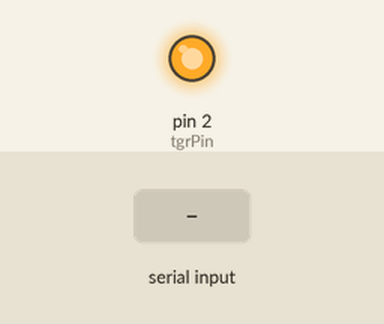
The sketch below on a simulated Arduino Uno, built with avr-gcc and run on an emulated ATmega328P. Parts: output pins drawn as LEDs (lit = HIGH). The test bench sets the inputs (shaded band).

Above: at 1.2 s.
1.3 s: "1" received over Serial
At 1.7 s:
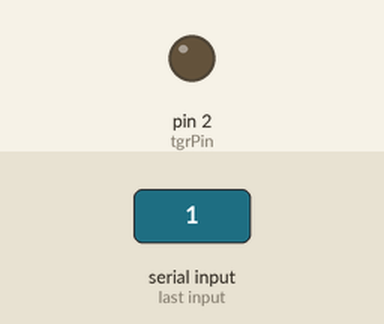
Timing chart, 0 to 4.3 s (numbered marks = the images above; inputs shaded):
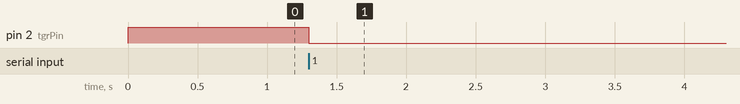

Measured:
- after the input at 1.3 s, pin 2 (tgrPin): HIGH → LOW at once

The sketch:

triggeringToggl_high-low.ino
```cpp
int tgrPin = 2;
int tggl = 1;

void setup() {
  // put your setup code here, to run once:
  Serial.begin(115200);
  pinMode(tgrPin, OUTPUT);
  digitalWrite(tgrPin, HIGH);
}

void loop() {
  // put your main code here, to run repeatedly:
  while(1)
  {
    if(Serial.available() > 0)
    {
      if(Serial.read() == '1')
      {
        if (tggl == 1)
        {
          digitalWrite(tgrPin, LOW);
          tggl = 0;
        }
        else
        {
          digitalWrite(tgrPin, HIGH);
          tggl = 1;
        }
      }
    }
  }
}
```
